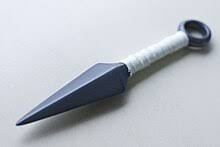
#> input picture Copy img w python/copy.jpg, 220 x 147 px, found by its file name
$ python resize.py
#> lines starting #> are read from the running program, lines starting #| are printed output that depends on the picture
import cv2
import imutils

img=cv2.imread("copy.jpg")
#> img is the input picture: shape (147, 220, 3); mean B, G, R 196.9, 189.2, 185
resizeImg=imutils.resize(img,width=50)
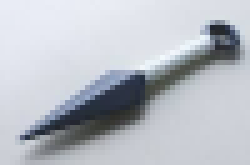
#> resizeImg: shape (33, 50, 3) (shown 5 times larger); mean B, G, R 196.9, 189.2, 185
cv2.imwrite("resize.jpg",resizeImg)
